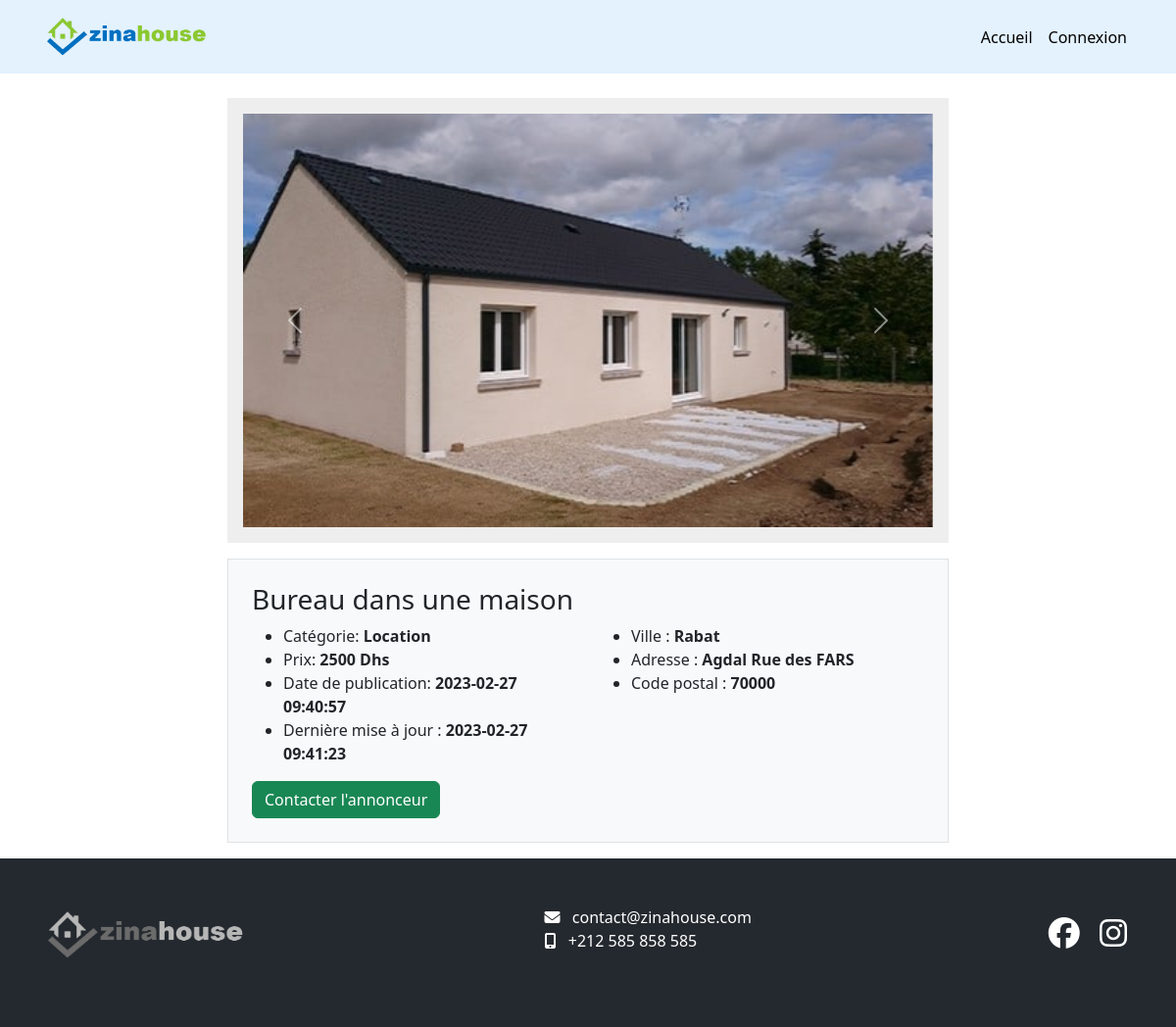
/details/?id=9, run on the app's committed database.
### tables this page shows
CREATE TABLE `image` (
  `id` int(11) NOT NULL,
  `file_name` varchar(400) DEFAULT NULL,
  `type` varchar(50) DEFAULT NULL,
  `announcement_id` int(11) NOT NULL,
  `created_at` datetime DEFAULT NULL,
  `updated_at` datetime DEFAULT NULL
);

CREATE TABLE `announcement` (
  `id` int(11) NOT NULL,
  `client_id` int(11) NOT NULL,
  `title` varchar(250) NOT NULL,
  `price` int(11) NOT NULL,
  `category` varchar(50) NOT NULL,
  `type` varchar(50) NOT NULL,
  `superficie` int(11) NOT NULL,
  `address` varchar(250) NOT NULL,
  `postal_code` varchar(10) NOT NULL,
  `city` varchar(100) NOT NULL,
  `created_at` datetime NOT NULL,
  `updated_at` datetime NOT NULL
);

### pages/details.php (called while the page is built)
<?php
$errors = [];
$announcement = [];
$images = [];
if (isset($_GET["id"])) {
	$id = $_GET["id"];
	$inst = $pdo->prepare("SELECT announcement.*, client.phone FROM `announcement` join client on announcement.client_id = client.id WHERE  announcement.id = $id ");
	$inst->execute();
	$announcement = $inst->fetch(PDO::FETCH_ASSOC);
	$inst = $pdo->prepare("SELECT file_name, type FROM `image` WHERE  announcement_id = $id ");
	$inst->execute();
	$images = $inst->fetchAll(PDO::FETCH_ASSOC);
} else {
	$errors[] = 'Aucune donnée.';
}
require_with('templates/details.html.php', [
	'errors' => $errors,
	'announcement' => $announcement,
	'images' => $images
]);

### includes/_functions.php (called while the page is built, shortened)
<?php
function require_with($pg, $vars = [])
{
	extract($vars);
	require $pg;
}

### templates/details.html.php (the view, shortened to what this page needs)
<?php if ($errors) : ?>
	<div class="container">
		<div class="row my-5 text-center">
			<div class="col-lg-8 m-auto">
				Aucune donnée.
			</div>
		</div>
	</div>
<?php else : ?>
	<div class="container">
		<div class="row mt-5">
			<div class="col-lg-8 m-auto">
				<div id="carouselExampleControls" class="carousel slide" data-bs-ride="carousel">
					<div class="p-3" style="background-color: #eee;">
						<div class="carousel-inner">
							<?php foreach ($images as $k => $image) : ?>
								<div class="carousel-item <?php echo ($image['type'] == 'primary') ? 'active' : '' ?>">
									<img class="d-block w-100" src="/uploads/<?php echo $image["file_name"]; ?>">
								</div>
							<?php endforeach ?>
							<button class="carousel-control-prev" type="button" data-bs-target="#carouselExampleControls" data-bs-slide="prev">
								<span class="carousel-control-prev-icon" aria-hidden="true"></span>
							</button>
							<button class="carousel-control-next" type="button" data-bs-target="#carouselExampleControls" data-bs-slide="next">
								<span class="carousel-control-next-icon" aria-hidden="true"></span>
							</button>
						</div>
					</div>
				</div>
			</div>
		</div>
		<div class="row">
			<div class="col-lg-8 m-auto">
				<div class="bg-light mt-3 p-4 border mb-3">
					<h3 class=""><?php echo $announcement['title']  ?></h3>
					<div class="row">
						<div class="col-lg-6">
							<ul>
								<li>Catégorie: <strong><?php echo $announcement['category']  ?> </strong></li>
								<li>Prix: <strong><?php echo $announcement['price']  ?> Dhs </strong></li>
								<li>Date de publication: <strong><?php echo $announcement['created_at']  ?> </strong></li>
								<li>Dernière mise à jour : <strong><?php echo $announcement['updated_at']  ?></strong></li>
							</ul>
						</div>
						<div class="col-lg-6">
							<ul>
								<li>Ville : <strong><?php echo $announcement['city']  ?></strong></li>
								<li>Adresse : <strong><?php echo $announcement['address']  ?></strong></li>
								<li>Code postal : <strong><?php echo $announcement['postal_code']  ?></strong></li>
							</ul>
						</div>
					</div>
					<div class="row">
						<div class="col">
							<button type="button" class="btn btn-success" data-bs-toggle="modal" data-bs-target="#exampleModal">
								Contacter l'annonceur
							</button>
						</div>
					</div>
				</div>
			</div>
		</div>
	</div>
<?php endif; ?>

### css/main1.css (style rules this page uses)
html, body { margin: 0; padding: 0; }

### data on the page
image: file_name (picture)
announcement: title "Bureau dans une maison", category "Location", price "2500", created_at "2023-02-27 09:40:57", updated_at "2023-02-27 09:41:23", city "Rabat", address "Agdal Rue des FARS", postal_code "70000"
